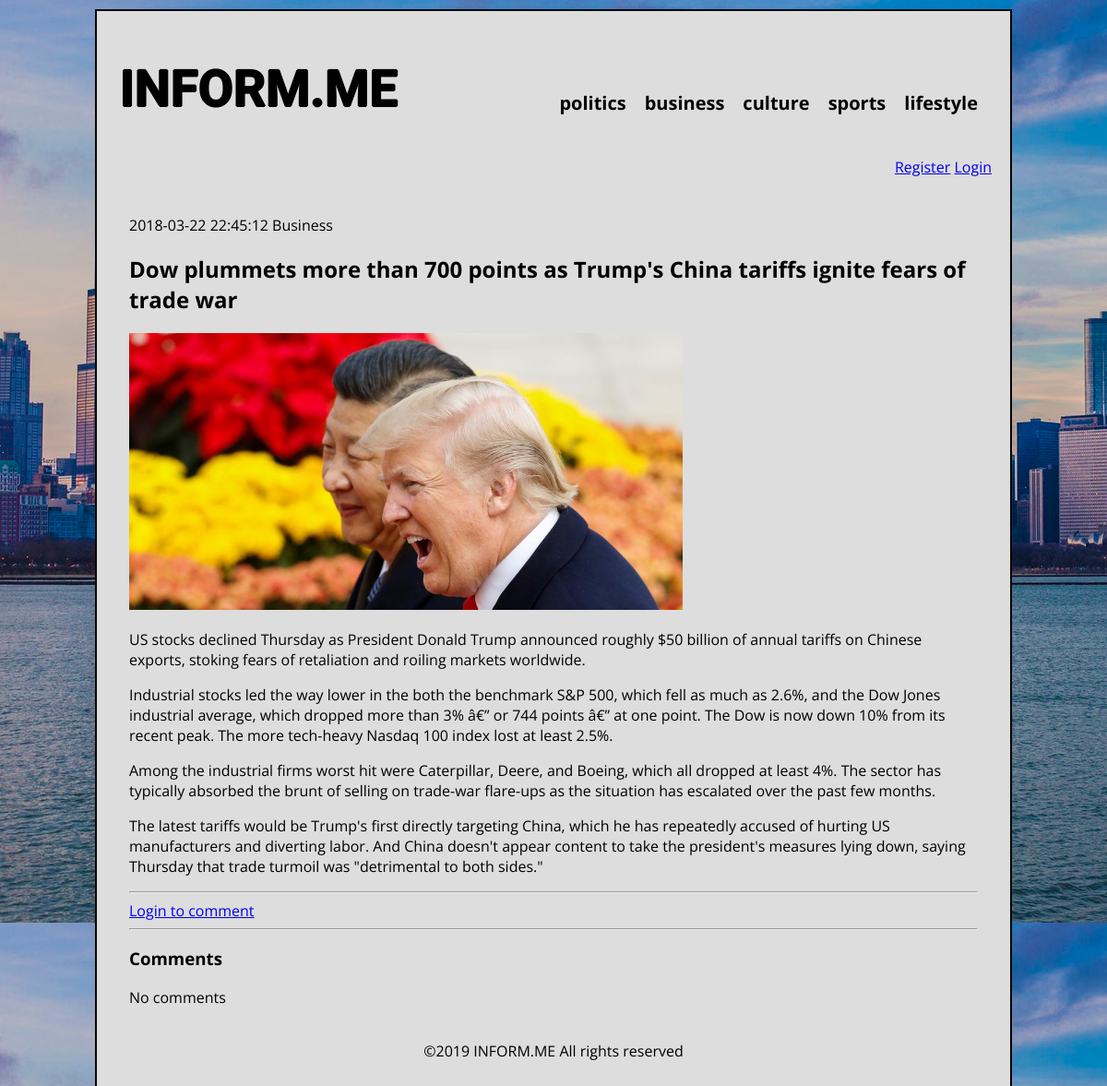
Page /page.php?id=38 on the committed database.
### tables this page shows
CREATE TABLE IF NOT EXISTS `categories` (
  `category_id` int(11) NOT NULL,
  `category` varchar(256) NOT NULL,
  PRIMARY KEY (`category_id`)
);

CREATE TABLE IF NOT EXISTS `articles` (
  `id` int(11) NOT NULL AUTO_INCREMENT,
  `category` varchar(256) NOT NULL,
  `title` varchar(256) NOT NULL,
  `text` text NOT NULL,
  `image` varchar(1024) NOT NULL,
  `date` datetime NOT NULL,
  PRIMARY KEY (`id`)
);

### page.php (the view)
<?php
	include("header.php");
	$id = $_GET['id'];
	$conn = mysqli_connect(DB_HOST,DB_USER,DB_PASS,DB_NAME);
	$query = "SELECT * FROM articles WHERE id='{$id}'";
	$result = mysqli_query($conn, $query);
	for($i=0; $i<=mysqli_num_rows($result);$i++){
		while($row = mysqli_fetch_assoc($result)){
			echo "<div class='page'><p>".$row['date']." ".$row['category']."</p><h2>".$row['title']."</h2><img src='img/".$row['image']."' width='600' height='300'><p>".$row['text']."</p><hr>";
		}
	}
	if((isset($_SESSION['user_status']) && $_SESSION['user_status'] == true) || ((isset($_SESSION['status']) && $_SESSION['status'] == true))) { ?>
	<h3>Leave a comment</h3>
			<form action="comment_post.php" method="POST" name="text">
				<textarea name="message" rows="18" cols="60" placeholder="Write a comment..."></textarea><br><br>
				<input type="submit" name="post" value="Post">
			</form>
	<?php } else {
		echo "<a href='user_login.php'>Login to comment</a>";
	}
	include("comments.php");
	include("footer.php");
?>

### header.php (shortened to what this page needs)
<!DOCTYPE html>
<html>
<head>
	<link href="style.css" rel="stylesheet" type="text/css">
	</head>
<body>
	<div id="wrapper">
		<header>
			<div id="logo">
				<a href="index.php"><h1>INFORM.ME</h1></a>
			</div>
			<nav>
				<ul>
			<?php
				$conn = mysqli_connect(DB_HOST,DB_USER,DB_PASS,DB_NAME);
				$query = "SELECT * FROM categories";
				$result = mysqli_query($conn, $query);
				for($i=0; $i<=mysqli_num_rows($result);$i++){
					while($row = mysqli_fetch_assoc($result)){
						echo "<li><a href='categories.php?category=".$row['category']."'>".$row['category']."</a></li>";
					}
				}
			?>
				</ul>
			</nav>
			<?php session_start(); if((isset($_SESSION['user_status']) && $_SESSION['user_status'] == true)){ ?>
			<div id="user">
				<span><?php echo "You are logged in, ".$_SESSION['username']."!"; ?></span>
				<a href="user_logout.php">Logout</a>
			</div>
			<?php } else { ?>
				<div id="user">
						<span><a href="user_register.php">Register</a></span>
						<span><a href="user_login.php">Login</a></span>
				</div>
			<?php } ?>
		</header>
		<section>

### style.css (style rules this page uses)
body { margin: 0px; padding: 0px; background-image: url("img/pozadina.jpg"); background-attachment: fixed; font-family: 'Open Sans', sans-serif; }
h1 { font-family: 'Exo 2', sans-serif; text-shadow: -1px 0 #000, 0 1px #000, 1px 0 #000, 0 -1px #000; font-size: 55px; font-weight: 700; }
#logo a:link, a:visited, a:hover, a:active { text-decoration: none; color: #000; }
#wrapper { width: 960px; margin:10px auto; padding:15px; border: 2px solid #000; background: #DDD; }
header { overflow:hidden; }
#logo { float: left; padding-left: 10px; }
nav { float: right; }
nav ul li { float: left; list-style: none; padding: 55px 20px 0 0; font-weight: bold; font-size: 20px; }
nav a:link, a:visited { text-decoration: none; color: #000; }
#user { clear: both; float: right; padding:5px; }
section { margin:0px; overflow: hidden; }
div .page { padding: 20px; }

### rows in the picture
categories: category "politics"
categories: category "business"
categories: category "culture"
categories: category "sports"
categories: category "lifestyle"
articles: date "2018-03-22 22:45:12", category "Business", title "Dow plummets more than 700 points as Trump's China tariffs ignite fears of trade war", image (picture), text "US stocks declined Thursday as President Donald Trump announced roughly $50 billion of annual tariffs on Chinese exports, stoking fears of retaliation and roiling markets worldwide. Industrial stocks led the way lower in the both the benchmark S&P 500, which fell as much as 2.6%, and the Dow Jones industrial average, which dropped more than 3% â€” or 744 points â€” at one point. The Dow is now down 10% from its recent peak. The more tech-heavy Nasdaq 100 index lost at least 2.5%. Among the industrial firms worst hit were Caterpillar, Deere, and Boeing, which all dropped at least 4%. The sector has typically absorbed the brunt of selling on trade-war flare-ups as the situation has escalated…"
